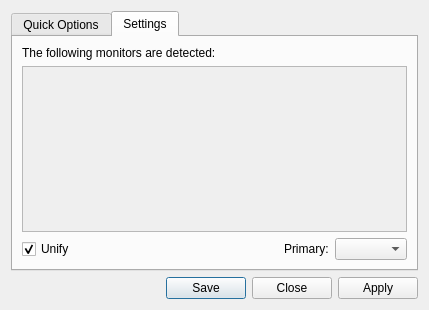
<?xml version="1.0" encoding="UTF-8"?>
<ui version="4.0">
 <class>MonitorSettingsDialog</class>
 <widget class="QDialog" name="MonitorSettingsDialog">
  <property name="geometry">
   <rect>
    <x>0</x>
    <y>0</y>
    <width>429</width>
    <height>310</height>
   </rect>
  </property>
  <property name="windowTitle">
   <string>Monitor Settings</string>
  </property>
  <layout class="QVBoxLayout" name="verticalLayout">
   <item>
    <widget class="QTabWidget" name="tabWidget">
     <property name="currentIndex">
      <number>1</number>
     </property>
     <widget class="QWidget" name="quickOptionsTab">
      <attribute name="title">
       <string>Quick Options</string>
      </attribute>
      <layout class="QVBoxLayout" name="verticalLayout_3">
       <item>
        <widget class="QPushButton" name="useBoth">
         <property name="text">
          <string>Show the same screen on both laptop LCD and external monitor</string>
         </property>
        </widget>
       </item>
       <item>
        <widget class="QPushButton" name="extended">
         <property name="text">
          <string>Extended view</string>
         </property>
        </widget>
       </item>
       <item>
        <widget class="QPushButton" name="externalOnly">
         <property name="text">
          <string>Turn off laptop LCD and use external monitor only</string>
         </property>
        </widget>
       </item>
       <item>
        <widget class="QPushButton" name="laptopOnly">
         <property name="text">
          <string>Turn off external monitor and use laptop LCD only</string>
         </property>
        </widget>
       </item>
       <item>
        <spacer name="verticalSpacer">
         <property name="orientation">
          <enum>Qt::Vertical</enum>
         </property>
         <property name="sizeHint" stdset="0">
          <size>
           <width>20</width>
           <height>40</height>
          </size>
         </property>
        </spacer>
       </item>
      </layout>
     </widget>
     <widget class="QWidget" name="settingsTab">
      <attribute name="title">
       <string>Settings</string>
      </attribute>
      <layout class="QVBoxLayout" name="verticalLayout_2">
       <item>
        <widget class="QLabel" name="label">
         <property name="text">
          <string>The following monitors are detected:</string>
         </property>
        </widget>
       </item>
       <item>
        <widget class="QScrollArea" name="scrollArea">
         <property name="widgetResizable">
          <bool>true</bool>
         </property>
         <widget class="QWidget" name="scrollAreaWidgetContents">
          <property name="geometry">
           <rect>
            <x>0</x>
            <y>0</y>
            <width>387</width>
            <height>154</height>
           </rect>
          </property>
          <layout class="QVBoxLayout" name="monitorLayout">
           <item>
            <spacer name="verticalSpacer_2">
             <property name="orientation">
              <enum>Qt::Vertical</enum>
             </property>
             <property name="sizeHint" stdset="0">
              <size>
               <width>20</width>
               <height>147</height>
              </size>
             </property>
            </spacer>
           </item>
          </layout>
         </widget>
        </widget>
       </item>
       <item>
        <layout class="QHBoxLayout" name="horizontalLayout">
         <item>
          <widget class="QCheckBox" name="unify">
           <property name="text">
            <string>Unify</string>
           </property>
           <property name="checked">
            <bool>true</bool>
           </property>
          </widget>
         </item>
         <item>
          <spacer name="horizontalSpacer">
           <property name="orientation">
            <enum>Qt::Horizontal</enum>
           </property>
           <property name="sizeHint" stdset="0">
            <size>
             <width>40</width>
             <height>20</height>
            </size>
           </property>
          </spacer>
         </item>
         <item>
          <widget class="QLabel" name="primaryLabel">
           <property name="text">
            <string>Primary:</string>
           </property>
          </widget>
         </item>
         <item>
          <widget class="QComboBox" name="primaryCombo"/>
         </item>
        </layout>
       </item>
      </layout>
     </widget>
    </widget>
   </item>
   <item>
    <widget class="QDialogButtonBox" name="buttonBox">
     <property name="orientation">
      <enum>Qt::Horizontal</enum>
     </property>
     <property name="standardButtons">
      <set>QDialogButtonBox::Apply|QDialogButtonBox::Close|QDialogButtonBox::Save</set>
     </property>
    </widget>
   </item>
  </layout>
 </widget>
 <resources/>
 <connections>
  <connection>
   <sender>buttonBox</sender>
   <signal>rejected()</signal>
   <receiver>MonitorSettingsDialog</receiver>
   <slot>reject()</slot>
   <hints>
    <hint type="sourcelabel">
     <x>320</x>
     <y>253</y>
    </hint>
    <hint type="destinationlabel">
     <x>286</x>
     <y>257</y>
    </hint>
   </hints>
  </connection>
 </connections>
</ui>
